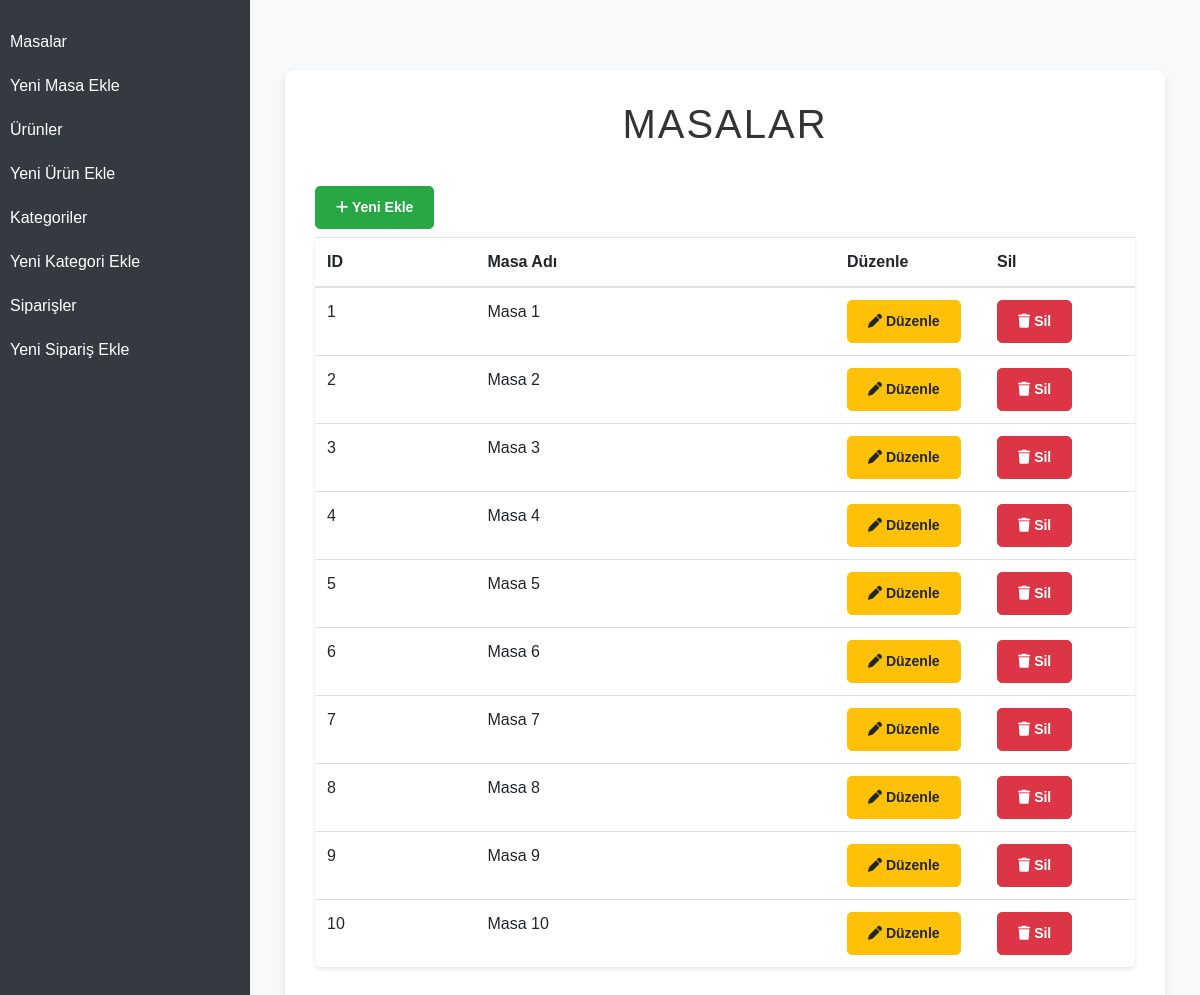
The app's page /pages/masa-list.php with its own data.
### tables this page shows
CREATE TABLE `masalar` (
  `masa_id` int(11) NOT NULL,
  `masa_adi` varchar(50) DEFAULT NULL
);

### classes/db.class.php (called while the page is built)
<?php
class Db
{
    private $host = "localhost";
    private $username = "root";
    private $password = "";
    private $dbname = "restorant";
    protected function connect()
    {
        try
        {
            $dsn = "mysql:host=".$this->host.";dbname=".$this->dbname;
            $pdo = new PDO($dsn,$this->username,$this->password);
            $pdo->setAttribute(PDO::ATTR_ERRMODE, PDO::ERRMODE_EXCEPTION);
            $pdo->setAttribute(PDO::ATTR_DEFAULT_FETCH_MODE, PDO::FETCH_OBJ);
            return $pdo;
        }
        catch(PDOException $e)
        {
            echo "Bağlantı Hatası: ".$e->getMessage();
        }
    }
}
?>

### classes/functions.class.php (called while the page is built, shortened)
<?php
class Masa extends Db
{
    public function masaGetir()
    {
        $query = "SELECT * FROM masalar";
        $stmt = $this->connect()->prepare($query);
        $stmt->execute();
        return $stmt->fetchAll();
    }
}
?>

### pages/masa-list.php (the view, shortened to what this page needs)
<?php
require_once('../classes/db.class.php');
include "../classes/functions.class.php";
$Masa = new Masa();
$masaGetir = $Masa->masaGetir();
        ?>
<!DOCTYPE html>
<html lang="tr">
<head>
    <link href="https://stackpath.bootstrapcdn.com/bootstrap/4.5.2/css/bootstrap.min.css" rel="stylesheet">
    <link rel="stylesheet" href="https://cdnjs.cloudflare.com/ajax/libs/font-awesome/6.5.1/css/all.min.css"/>
    <link href="../style/style.css" rel="stylesheet">
</head>
<body>
    <div class="container-fluid">
        <?php include '../inc/_sidebar.php'; ?>
        <div class="content">
            <div class="container">
                <h1>Masalar</h1>
				<a class="btn btn-success btn-sm mb-2 mt-2" href="masa-ekle.php"><i class="fa fa-plus"></i> Yeni Ekle</a>
                <table class="table">
                    <thead>
                        <tr>
                            <th>ID</th>
                            <th>Masa Adı</th>
                            <th style="width: 150px;">Düzenle</th>
                            <th style="width: 150px;">Sil</th>
                        </tr>
                    </thead>
                    <?php
                    if($masaGetir)
                    {
                        ?>
                            <tbody>
                                <?php
                                foreach($masaGetir as $masa)
                                {
                                    ?>
                                        <tr>
                                            <td><?php echo $masa->masa_id?></td>
                                            <td><?php echo $masa->masa_adi?></td>
                                            <td><a class="btn btn-warning btn-sm" href="masa-duzenle.php?masa_id=<?php echo $masa->masa_id?>"><i class="fa fa-pen"></i> Düzenle</a></td>
                                            <td><a class="btn btn-danger btn-sm" href="masa-list.php?masa_id=<?php echo $masa->masa_id?>&islem=Sil"><i class="fa fa-trash"></i> Sil</a></td>
                                        </tr>
                                    <?php
                                }
                                ?>
                            </tbody>
                        <?php
                    }
                    ?>
                </table>
            </div>
        </div>
    </div>
</body>
</html>

### style/style.css (style rules this page uses)
body { height: 100%; margin: 0; background-color: #f8f9fa; font-family: 'Arial', sans-serif; padding-top: 50px; }
.container { background-color: #fff; padding: 30px; border-radius: 10px; box-shadow: 0 4px 8px rgba(0, 0, 0, 0.1); }
.table { background-color: #fff; border-radius: 5px; box-shadow: 0 2px 4px rgba(0, 0, 0, 0.1); }
.btn { padding: 10px 20px; border-radius: 5px; font-weight: bold; }
.content { margin-left: 250px; padding: 20px; background-color: #f8f9fa; }
.container { width: 100%; margin: 0 auto; padding-top: 30px; }
h1 { text-align: center; margin-bottom: 30px; color: #333; text-transform: uppercase; letter-spacing: 2px; }

### records on screen
masalar: masa_id "1", masa_adi "Masa 1"
masalar: masa_id "2", masa_adi "Masa 2"
masalar: masa_id "3", masa_adi "Masa 3"
masalar: masa_id "4", masa_adi "Masa 4"
masalar: masa_id "5", masa_adi "Masa 5"
masalar: masa_id "6", masa_adi "Masa 6"
masalar: masa_id "7", masa_adi "Masa 7"
masalar: masa_id "8", masa_adi "Masa 8"
masalar: masa_id "9", masa_adi "Masa 9"
masalar: masa_id "10", masa_adi "Masa 10"
